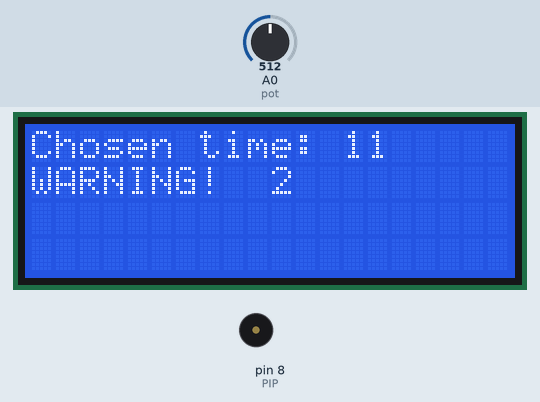
A sketch run on a simulated Arduino Uno, built with avr-gcc and run on an emulated ATmega328P. On the bench: 20×4 character LCD, buzzer (waves = sounding). The test bench sets the inputs (shaded band); at power-on: A0 (pot) = 512.

Above: at 1.2 s.
1.3 s: A0 (pot) set to 716
At 4.5 s:
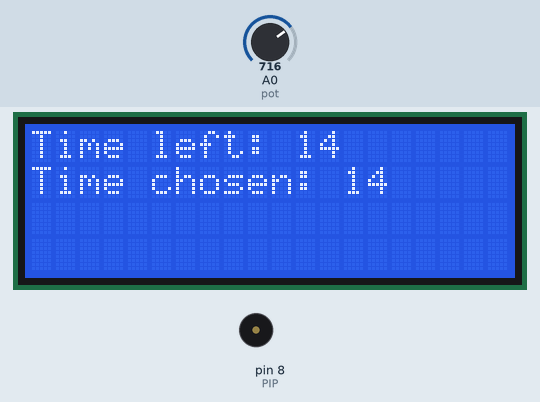
At 18.8 s:
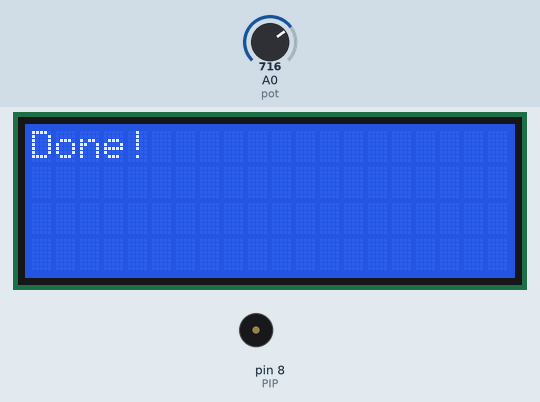
Timing chart, 0 to 20.6 s (numbered marks = the images above; inputs shaded):
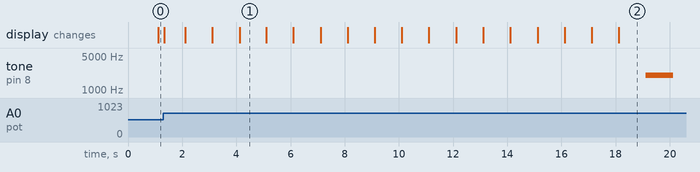

Measured:
- what the display in image 1 shows lasts 1.0 s, from 4.1 s to 5.1 s

The sketch:

sketch_mar18a.ino
```cpp
/* Кунина Лиза, команда 3, "Таймер" */
#include <Wire.h>

#include <LiquidCrystal_I2C.h>


LiquidCrystal_I2C lcd(0x3F, 20, 4); // Устанавливаем дисплей

#define PIP 8
#define pot A0

int timm(int q = 5)
{
  unsigned long tim = 0;
  unsigned long timer = millis();
  int o = 0;
  q *= 1000;

  while (millis() - timer < q)
  {
    String s1 = "Time left: ";
    String s2 = "Time chosen: ";
    o = q / 1000 - (millis() - timer) / 1000;
    s1 += o;
    s1 += "  ";
    s2 += q / 1000;
    s2 += "  ";
    lcd.print(s1);
    lcd.setCursor(0, 1);
    lcd.print(s2);
    lcd.setCursor(0, 0);
  }

  lcd.clear();
  lcd.print("Done!");
  lcd.setCursor(0, 0);

  for (int i = 0; i < 7; i++)
  {
    tim = millis();
    while (millis() - tim < 1000)
    {
      if (i % 2)
      {
        tone(PIP, 2000);
      }
      else
      {
        noTone(PIP);
      }
    }
  }
  return 0;
}

void setup()
{
  pinMode(pot, 0);
  lcd.init();
  lcd.backlight(); // Включаем подсветку дисплея
  lcd.clear();
  lcd.setCursor(0, 0);
}

void loop()
{
  unsigned long tim = millis();
  int val = 5;
  int o = 0;

  while (millis() - tim < 4 * 1000)
  {
    String s1 = "Chosen time: ";
    String s2 = "WARNING!  ";
    val = map(analogRead(pot), 0, 1023, 3, 20);
    s1 += val;
    s1 += "  ";
    o = 4 - (millis() - tim) / 1000 - 1;
    s2 += o;

    lcd.print(s1);
    lcd.setCursor(0, 1);
    lcd.print(s2);
    lcd.setCursor(0, 0);
  }

  lcd.clear();
  timm(val);

}
```
